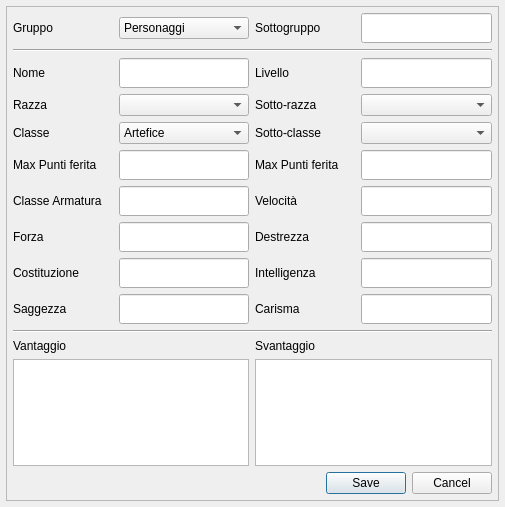
<?xml version="1.0" encoding="UTF-8"?>
<ui version="4.0">
 <class>Dialog</class>
 <widget class="QDialog" name="Dialog">
  <property name="geometry">
   <rect>
    <x>0</x>
    <y>0</y>
    <width>505</width>
    <height>507</height>
   </rect>
  </property>
  <property name="windowTitle">
   <string>Dialog</string>
  </property>
  <layout class="QGridLayout" name="gridLayout_3">
   <property name="leftMargin">
    <number>6</number>
   </property>
   <property name="topMargin">
    <number>6</number>
   </property>
   <property name="rightMargin">
    <number>6</number>
   </property>
   <property name="bottomMargin">
    <number>6</number>
   </property>
   <item row="0" column="0">
    <widget class="QFrame" name="frame">
     <property name="frameShape">
      <enum>QFrame::StyledPanel</enum>
     </property>
     <property name="frameShadow">
      <enum>QFrame::Raised</enum>
     </property>
     <layout class="QGridLayout" name="gridLayout_2">
      <property name="leftMargin">
       <number>6</number>
      </property>
      <property name="topMargin">
       <number>6</number>
      </property>
      <property name="rightMargin">
       <number>6</number>
      </property>
      <property name="bottomMargin">
       <number>6</number>
      </property>
      <item row="0" column="0">
       <layout class="QVBoxLayout" name="verticalLayout">
        <item>
         <layout class="QGridLayout" name="gridLayout">
          <item row="10" column="0" colspan="6">
           <widget class="Line" name="line_2">
            <property name="orientation">
             <enum>Qt::Horizontal</enum>
            </property>
           </widget>
          </item>
          <item row="5" column="3" colspan="2">
           <widget class="QLabel" name="label_maxhp">
            <property name="minimumSize">
             <size>
              <width>100</width>
              <height>0</height>
             </size>
            </property>
            <property name="text">
             <string>Max Punti ferita</string>
            </property>
           </widget>
          </item>
          <item row="3" column="5">
           <widget class="QComboBox" name="subrace"/>
          </item>
          <item row="2" column="3" colspan="2">
           <widget class="QLabel" name="label_level">
            <property name="minimumSize">
             <size>
              <width>100</width>
              <height>0</height>
             </size>
            </property>
            <property name="text">
             <string>Livello</string>
            </property>
           </widget>
          </item>
          <item row="3" column="3" colspan="2">
           <widget class="QLabel" name="label_subrace">
            <property name="minimumSize">
             <size>
              <width>100</width>
              <height>0</height>
             </size>
            </property>
            <property name="text">
             <string>Sotto-razza</string>
            </property>
           </widget>
          </item>
          <item row="8" column="5">
           <widget class="QLineEdit" name="intelligence">
            <property name="minimumSize">
             <size>
              <width>50</width>
              <height>30</height>
             </size>
            </property>
            <property name="font">
             <font>
              <family>Calibri Light</family>
              <pointsize>10</pointsize>
             </font>
            </property>
           </widget>
          </item>
          <item row="0" column="0" colspan="2">
           <widget class="QLabel" name="label_group">
            <property name="minimumSize">
             <size>
              <width>100</width>
              <height>0</height>
             </size>
            </property>
            <property name="text">
             <string>Gruppo</string>
            </property>
           </widget>
          </item>
          <item row="2" column="0" colspan="2">
           <widget class="QLabel" name="label_name">
            <property name="minimumSize">
             <size>
              <width>100</width>
              <height>0</height>
             </size>
            </property>
            <property name="text">
             <string>Nome</string>
            </property>
           </widget>
          </item>
          <item row="9" column="2">
           <widget class="QLineEdit" name="wisdom">
            <property name="minimumSize">
             <size>
              <width>50</width>
              <height>30</height>
             </size>
            </property>
            <property name="font">
             <font>
              <family>Calibri Light</family>
              <pointsize>10</pointsize>
             </font>
            </property>
           </widget>
          </item>
          <item row="2" column="5">
           <widget class="QLineEdit" name="level">
            <property name="minimumSize">
             <size>
              <width>50</width>
              <height>30</height>
             </size>
            </property>
            <property name="font">
             <font>
              <family>Calibri Light</family>
              <pointsize>10</pointsize>
             </font>
            </property>
           </widget>
          </item>
          <item row="6" column="5">
           <widget class="QLineEdit" name="velocity">
            <property name="minimumSize">
             <size>
              <width>50</width>
              <height>30</height>
             </size>
            </property>
            <property name="font">
             <font>
              <family>Calibri Light</family>
              <pointsize>10</pointsize>
             </font>
            </property>
           </widget>
          </item>
          <item row="1" column="0" colspan="6">
           <widget class="Line" name="line_1">
            <property name="orientation">
             <enum>Qt::Horizontal</enum>
            </property>
           </widget>
          </item>
          <item row="9" column="3" colspan="2">
           <widget class="QLabel" name="label_charisma">
            <property name="minimumSize">
             <size>
              <width>100</width>
              <height>0</height>
             </size>
            </property>
            <property name="text">
             <string>Carisma</string>
            </property>
           </widget>
          </item>
          <item row="11" column="0" colspan="3">
           <widget class="QLabel" name="label_advantage">
            <property name="text">
             <string>Vantaggio</string>
            </property>
           </widget>
          </item>
          <item row="9" column="5">
           <widget class="QLineEdit" name="charisma">
            <property name="minimumSize">
             <size>
              <width>50</width>
              <height>30</height>
             </size>
            </property>
            <property name="font">
             <font>
              <family>Calibri Light</family>
              <pointsize>10</pointsize>
             </font>
            </property>
           </widget>
          </item>
          <item row="6" column="2">
           <widget class="QLineEdit" name="armorerclass">
            <property name="minimumSize">
             <size>
              <width>50</width>
              <height>30</height>
             </size>
            </property>
            <property name="font">
             <font>
              <family>Calibri Light</family>
              <pointsize>10</pointsize>
             </font>
            </property>
           </widget>
          </item>
          <item row="8" column="3" colspan="2">
           <widget class="QLabel" name="label_intelligence">
            <property name="minimumSize">
             <size>
              <width>100</width>
              <height>0</height>
             </size>
            </property>
            <property name="text">
             <string>Intelligenza</string>
            </property>
           </widget>
          </item>
          <item row="7" column="2">
           <widget class="QLineEdit" name="strenght">
            <property name="minimumSize">
             <size>
              <width>50</width>
              <height>30</height>
             </size>
            </property>
            <property name="font">
             <font>
              <family>Calibri Light</family>
              <pointsize>10</pointsize>
             </font>
            </property>
           </widget>
          </item>
          <item row="12" column="0" colspan="3">
           <widget class="QPlainTextEdit" name="advantage"/>
          </item>
          <item row="7" column="5">
           <widget class="QLineEdit" name="dexterity">
            <property name="minimumSize">
             <size>
              <width>50</width>
              <height>30</height>
             </size>
            </property>
            <property name="font">
             <font>
              <family>Calibri Light</family>
              <pointsize>10</pointsize>
             </font>
            </property>
           </widget>
          </item>
          <item row="8" column="0" colspan="2">
           <widget class="QLabel" name="label_constitution">
            <property name="minimumSize">
             <size>
              <width>100</width>
              <height>0</height>
             </size>
            </property>
            <property name="text">
             <string>Costituzione</string>
            </property>
           </widget>
          </item>
          <item row="0" column="5">
           <widget class="QLineEdit" name="subgroup">
            <property name="minimumSize">
             <size>
              <width>50</width>
              <height>30</height>
             </size>
            </property>
            <property name="font">
             <font>
              <family>Calibri Light</family>
              <pointsize>10</pointsize>
             </font>
            </property>
           </widget>
          </item>
          <item row="5" column="5">
           <widget class="QLineEdit" name="maxhp">
            <property name="minimumSize">
             <size>
              <width>50</width>
              <height>30</height>
             </size>
            </property>
            <property name="font">
             <font>
              <family>Calibri Light</family>
              <pointsize>10</pointsize>
             </font>
            </property>
           </widget>
          </item>
          <item row="4" column="0" colspan="2">
           <widget class="QLabel" name="label_class0">
            <property name="minimumSize">
             <size>
              <width>100</width>
              <height>0</height>
             </size>
            </property>
            <property name="text">
             <string>Classe</string>
            </property>
           </widget>
          </item>
          <item row="11" column="3" colspan="3">
           <widget class="QLabel" name="label_disadvantage">
            <property name="text">
             <string>Svantaggio</string>
            </property>
           </widget>
          </item>
          <item row="7" column="3" colspan="2">
           <widget class="QLabel" name="label_dexterity">
            <property name="minimumSize">
             <size>
              <width>100</width>
              <height>0</height>
             </size>
            </property>
            <property name="text">
             <string>Destrezza</string>
            </property>
           </widget>
          </item>
          <item row="3" column="0" colspan="2">
           <widget class="QLabel" name="label_race">
            <property name="minimumSize">
             <size>
              <width>100</width>
              <height>0</height>
             </size>
            </property>
            <property name="text">
             <string>Razza</string>
            </property>
           </widget>
          </item>
          <item row="0" column="2">
           <widget class="QComboBox" name="group">
            <item>
             <property name="text">
              <string>Personaggi</string>
             </property>
            </item>
            <item>
             <property name="text">
              <string>Creature</string>
             </property>
            </item>
           </widget>
          </item>
          <item row="9" column="0" colspan="2">
           <widget class="QLabel" name="label_wisdom">
            <property name="minimumSize">
             <size>
              <width>100</width>
              <height>0</height>
             </size>
            </property>
            <property name="text">
             <string>Saggezza</string>
            </property>
           </widget>
          </item>
          <item row="3" column="2">
           <widget class="QComboBox" name="race"/>
          </item>
          <item row="12" column="3" colspan="3">
           <widget class="QPlainTextEdit" name="disadvantage"/>
          </item>
          <item row="0" column="3" colspan="2">
           <widget class="QLabel" name="label_subgroup">
            <property name="minimumSize">
             <size>
              <width>100</width>
              <height>0</height>
             </size>
            </property>
            <property name="text">
             <string>Sottogruppo</string>
            </property>
           </widget>
          </item>
          <item row="4" column="3" colspan="2">
           <widget class="QLabel" name="label_subclass">
            <property name="minimumSize">
             <size>
              <width>100</width>
              <height>0</height>
             </size>
            </property>
            <property name="text">
             <string>Sotto-classe</string>
            </property>
           </widget>
          </item>
          <item row="4" column="2">
           <widget class="QComboBox" name="class0">
            <item>
             <property name="text">
              <string>Artefice</string>
             </property>
            </item>
            <item>
             <property name="text">
              <string>New Item</string>
             </property>
            </item>
            <item>
             <property name="text">
              <string>Chierico</string>
             </property>
            </item>
            <item>
             <property name="text">
              <string>Mago</string>
             </property>
            </item>
            <item>
             <property name="text">
              <string>Stregone</string>
             </property>
            </item>
           </widget>
          </item>
          <item row="7" column="0" colspan="2">
           <widget class="QLabel" name="label_strenght">
            <property name="minimumSize">
             <size>
              <width>100</width>
              <height>0</height>
             </size>
            </property>
            <property name="text">
             <string>Forza</string>
            </property>
           </widget>
          </item>
          <item row="6" column="0" colspan="2">
           <widget class="QLabel" name="label_armorerclass">
            <property name="minimumSize">
             <size>
              <width>100</width>
              <height>0</height>
             </size>
            </property>
            <property name="text">
             <string>Classe Armatura</string>
            </property>
           </widget>
          </item>
          <item row="6" column="3" colspan="2">
           <widget class="QLabel" name="label_velocity">
            <property name="minimumSize">
             <size>
              <width>100</width>
              <height>0</height>
             </size>
            </property>
            <property name="text">
             <string>Velocità</string>
            </property>
           </widget>
          </item>
          <item row="2" column="2">
           <widget class="QLineEdit" name="name">
            <property name="minimumSize">
             <size>
              <width>50</width>
              <height>30</height>
             </size>
            </property>
            <property name="font">
             <font>
              <family>Calibri Light</family>
              <pointsize>10</pointsize>
             </font>
            </property>
           </widget>
          </item>
          <item row="8" column="2">
           <widget class="QLineEdit" name="constitution">
            <property name="minimumSize">
             <size>
              <width>50</width>
              <height>30</height>
             </size>
            </property>
            <property name="font">
             <font>
              <family>Calibri Light</family>
              <pointsize>10</pointsize>
             </font>
            </property>
           </widget>
          </item>
          <item row="4" column="5">
           <widget class="QComboBox" name="subclass"/>
          </item>
          <item row="5" column="2">
           <widget class="QLineEdit" name="maxhp_2">
            <property name="minimumSize">
             <size>
              <width>50</width>
              <height>30</height>
             </size>
            </property>
            <property name="font">
             <font>
              <family>Calibri Light</family>
              <pointsize>10</pointsize>
             </font>
            </property>
           </widget>
          </item>
          <item row="5" column="0" colspan="2">
           <widget class="QLabel" name="label_maxhp_2">
            <property name="minimumSize">
             <size>
              <width>100</width>
              <height>0</height>
             </size>
            </property>
            <property name="text">
             <string>Max Punti ferita</string>
            </property>
           </widget>
          </item>
         </layout>
        </item>
        <item>
         <spacer name="verticalSpacer">
          <property name="orientation">
           <enum>Qt::Vertical</enum>
          </property>
          <property name="sizeHint" stdset="0">
           <size>
            <width>20</width>
            <height>40</height>
           </size>
          </property>
         </spacer>
        </item>
        <item>
         <widget class="QDialogButtonBox" name="buttonBox">
          <property name="orientation">
           <enum>Qt::Horizontal</enum>
          </property>
          <property name="standardButtons">
           <set>QDialogButtonBox::Cancel|QDialogButtonBox::Save</set>
          </property>
         </widget>
        </item>
       </layout>
      </item>
     </layout>
    </widget>
   </item>
  </layout>
 </widget>
 <resources/>
 <connections>
  <connection>
   <sender>buttonBox</sender>
   <signal>accepted()</signal>
   <receiver>Dialog</receiver>
   <slot>accept()</slot>
   <hints>
    <hint type="sourcelabel">
     <x>248</x>
     <y>254</y>
    </hint>
    <hint type="destinationlabel">
     <x>157</x>
     <y>274</y>
    </hint>
   </hints>
  </connection>
  <connection>
   <sender>buttonBox</sender>
   <signal>rejected()</signal>
   <receiver>Dialog</receiver>
   <slot>reject()</slot>
   <hints>
    <hint type="sourcelabel">
     <x>316</x>
     <y>260</y>
    </hint>
    <hint type="destinationlabel">
     <x>286</x>
     <y>274</y>
    </hint>
   </hints>
  </connection>
 </connections>
</ui>
